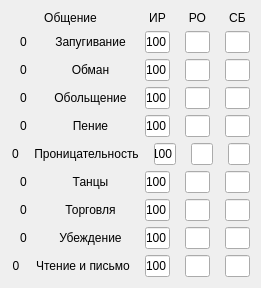
   <widget class="QWidget" name="verticalLayoutWidget_5">
    <property name="geometry">
     <rect>
      <x>540</x>
      <y>20</y>
      <width>261</width>
      <height>271</height>
     </rect>
    </property>
    <layout class="QVBoxLayout" name="verticalLayout_5">
     <item>
      <layout class="QHBoxLayout" name="horizontalLayout_31">
       <property name="spacing">
        <number>15</number>
       </property>
       <item>
        <widget class="QLabel" name="label_51">
         <property name="text">
          <string>Общение</string>
         </property>
         <property name="alignment">
          <set>Qt::AlignCenter</set>
         </property>
        </widget>
       </item>
       <item>
        <widget class="QLabel" name="label_52">
         <property name="maximumSize">
          <size>
           <width>25</width>
           <height>16777215</height>
          </size>
         </property>
         <property name="text">
          <string>ИР</string>
         </property>
         <property name="alignment">
          <set>Qt::AlignCenter</set>
         </property>
        </widget>
       </item>
       <item>
        <widget class="QLabel" name="label_53">
         <property name="maximumSize">
          <size>
           <width>25</width>
           <height>16777215</height>
          </size>
         </property>
         <property name="text">
          <string>РО</string>
         </property>
         <property name="alignment">
          <set>Qt::AlignCenter</set>
         </property>
        </widget>
       </item>
       <item>
        <widget class="QLabel" name="label_54">
         <property name="maximumSize">
          <size>
           <width>25</width>
           <height>16777215</height>
          </size>
         </property>
         <property name="text">
          <string>СБ</string>
         </property>
         <property name="alignment">
          <set>Qt::AlignCenter</set>
         </property>
        </widget>
       </item>
      </layout>
     </item>
     <item>
      <layout class="QHBoxLayout" name="horizontalLayout_32">
       <property name="spacing">
        <number>15</number>
       </property>
       <property name="leftMargin">
        <number>0</number>
       </property>
       <property name="rightMargin">
        <number>0</number>
       </property>
       <item>
        <widget class="QLabel" name="label_55">
         <property name="maximumSize">
          <size>
           <width>25</width>
           <height>16777215</height>
          </size>
         </property>
         <property name="text">
          <string>0</string>
         </property>
         <property name="alignment">
          <set>Qt::AlignCenter</set>
         </property>
        </widget>
       </item>
       <item>
        <widget class="QLabel" name="label_56">
         <property name="text">
          <string>Запугивание</string>
         </property>
         <property name="alignment">
          <set>Qt::AlignCenter</set>
         </property>
        </widget>
       </item>
       <item>
        <widget class="QLineEdit" name="lineEdit_28">
         <property name="maximumSize">
          <size>
           <width>25</width>
           <height>16777215</height>
          </size>
         </property>
         <property name="text">
          <string>100</string>
         </property>
         <property name="alignment">
          <set>Qt::AlignCenter</set>
         </property>
        </widget>
       </item>
       <item>
        <widget class="QLineEdit" name="lineEdit_29">
         <property name="maximumSize">
          <size>
           <width>25</width>
           <height>16777215</height>
          </size>
         </property>
         <property name="alignment">
          <set>Qt::AlignCenter</set>
         </property>
        </widget>
       </item>
       <item>
        <widget class="QLineEdit" name="lineEdit_30">
         <property name="maximumSize">
          <size>
           <width>25</width>
           <height>16777215</height>
          </size>
         </property>
         <property name="alignment">
          <set>Qt::AlignCenter</set>
         </property>
        </widget>
       </item>
      </layout>
     </item>
     <item>
      <layout class="QHBoxLayout" name="horizontalLayout_33">
       <property name="spacing">
        <number>15</number>
       </property>
       <property name="leftMargin">
        <number>0</number>
       </property>
       <property name="rightMargin">
        <number>0</number>
       </property>
       <item>
        <widget class="QLabel" name="label_57">
         <property name="maximumSize">
          <size>
           <width>25</width>
           <height>16777215</height>
          </size>
         </property>
         <property name="text">
          <string>0</string>
         </property>
         <property name="alignment">
          <set>Qt::AlignCenter</set>
         </property>
        </widget>
       </item>
       <item>
        <widget class="QLabel" name="label_58">
         <property name="text">
          <string>Обман</string>
         </property>
         <property name="alignment">
          <set>Qt::AlignCenter</set>
         </property>
        </widget>
       </item>
       <item>
        <widget class="QLineEdit" name="lineEdit_31">
         <property name="maximumSize">
          <size>
           <width>25</width>
           <height>16777215</height>
          </size>
         </property>
         <property name="text">
          <string>100</string>
         </property>
         <property name="alignment">
          <set>Qt::AlignCenter</set>
         </property>
        </widget>
       </item>
       <item>
        <widget class="QLineEdit" name="lineEdit_32">
         <property name="maximumSize">
          <size>
           <width>25</width>
           <height>16777215</height>
          </size>
         </property>
         <property name="alignment">
          <set>Qt::AlignCenter</set>
         </property>
        </widget>
       </item>
       <item>
        <widget class="QLineEdit" name="lineEdit_33">
         <property name="maximumSize">
          <size>
           <width>25</width>
           <height>16777215</height>
          </size>
         </property>
         <property name="alignment">
          <set>Qt::AlignCenter</set>
         </property>
        </widget>
       </item>
      </layout>
     </item>
     <item>
      <layout class="QHBoxLayout" name="horizontalLayout_34">
       <property name="spacing">
        <number>15</number>
       </property>
       <property name="leftMargin">
        <number>0</number>
       </property>
       <property name="rightMargin">
        <number>0</number>
       </property>
       <item>
        <widget class="QLabel" name="label_59">
         <property name="maximumSize">
          <size>
           <width>25</width>
           <height>16777215</height>
          </size>
         </property>
         <property name="text">
          <string>0</string>
         </property>
         <property name="alignment">
          <set>Qt::AlignCenter</set>
         </property>
        </widget>
       </item>
       <item>
        <widget class="QLabel" name="label_60">
         <property name="text">
          <string>Обольщение</string>
         </property>
         <property name="alignment">
          <set>Qt::AlignCenter</set>
         </property>
        </widget>
       </item>
       <item>
        <widget class="QLineEdit" name="lineEdit_34">
         <property name="maximumSize">
          <size>
           <width>25</width>
           <height>16777215</height>
          </size>
         </property>
         <property name="text">
          <string>100</string>
         </property>
         <property name="alignment">
          <set>Qt::AlignCenter</set>
         </property>
        </widget>
       </item>
       <item>
        <widget class="QLineEdit" name="lineEdit_35">
         <property name="maximumSize">
          <size>
           <width>25</width>
           <height>16777215</height>
          </size>
         </property>
         <property name="alignment">
          <set>Qt::AlignCenter</set>
         </property>
        </widget>
       </item>
       <item>
        <widget class="QLineEdit" name="lineEdit_36">
         <property name="maximumSize">
          <size>
           <width>25</width>
           <height>16777215</height>
          </size>
         </property>
         <property name="alignment">
          <set>Qt::AlignCenter</set>
         </property>
        </widget>
       </item>
      </layout>
     </item>
     <item>
      <layout class="QHBoxLayout" name="horizontalLayout_35">
       <property name="spacing">
        <number>15</number>
       </property>
       <property name="leftMargin">
        <number>0</number>
       </property>
       <property name="rightMargin">
        <number>0</number>
       </property>
       <item>
        <widget class="QLabel" name="label_61">
         <property name="maximumSize">
          <size>
           <width>25</width>
           <height>16777215</height>
          </size>
         </property>
         <property name="text">
          <string>0</string>
         </property>
         <property name="alignment">
          <set>Qt::AlignCenter</set>
         </property>
        </widget>
       </item>
       <item>
        <widget class="QLabel" name="label_62">
         <property name="text">
          <string>Пение</string>
         </property>
         <property name="alignment">
          <set>Qt::AlignCenter</set>
         </property>
        </widget>
       </item>
       <item>
        <widget class="QLineEdit" name="lineEdit_37">
         <property name="maximumSize">
          <size>
           <width>25</width>
           <height>16777215</height>
          </size>
         </property>
         <property name="text">
          <string>100</string>
         </property>
         <property name="alignment">
          <set>Qt::AlignCenter</set>
         </property>
        </widget>
       </item>
       <item>
        <widget class="QLineEdit" name="lineEdit_38">
         <property name="maximumSize">
          <size>
           <width>25</width>
           <height>16777215</height>
          </size>
         </property>
         <property name="alignment">
          <set>Qt::AlignCenter</set>
         </property>
        </widget>
       </item>
       <item>
        <widget class="QLineEdit" name="lineEdit_39">
         <property name="maximumSize">
          <size>
           <width>25</width>
           <height>16777215</height>
          </size>
         </property>
         <property name="alignment">
          <set>Qt::AlignCenter</set>
         </property>
        </widget>
       </item>
      </layout>
     </item>
     <item>
      <layout class="QHBoxLayout" name="horizontalLayout_36">
       <property name="spacing">
        <number>15</number>
       </property>
       <property name="leftMargin">
        <number>0</number>
       </property>
       <property name="rightMargin">
        <number>0</number>
       </property>
       <item>
        <spacer name="horizontalSpacer_18">
         <property name="orientation">
          <enum>Qt::Horizontal</enum>
         </property>
         <property name="sizeType">
          <enum>QSizePolicy::Fixed</enum>
         </property>
         <property name="sizeHint" stdset="0">
          <size>
           <width>1</width>
           <height>15</height>
          </size>
         </property>
        </spacer>
       </item>
       <item>
        <widget class="QLabel" name="label_63">
         <property name="maximumSize">
          <size>
           <width>25</width>
           <height>16777215</height>
          </size>
         </property>
         <property name="text">
          <string>0</string>
         </property>
         <property name="alignment">
          <set>Qt::AlignCenter</set>
         </property>
         <property name="margin">
          <number>0</number>
         </property>
        </widget>
       </item>
       <item>
        <widget class="QLabel" name="label_64">
         <property name="text">
          <string>Проницательность</string>
         </property>
         <property name="alignment">
          <set>Qt::AlignCenter</set>
         </property>
        </widget>
       </item>
       <item>
        <widget class="QLineEdit" name="lineEdit_40">
         <property name="maximumSize">
          <size>
           <width>25</width>
           <height>16777215</height>
          </size>
         </property>
         <property name="text">
          <string>100</string>
         </property>
         <property name="alignment">
          <set>Qt::AlignCenter</set>
         </property>
        </widget>
       </item>
       <item>
        <widget class="QLineEdit" name="lineEdit_41">
         <property name="maximumSize">
          <size>
           <width>25</width>
           <height>16777215</height>
          </size>
         </property>
         <property name="alignment">
          <set>Qt::AlignCenter</set>
         </property>
        </widget>
       </item>
       <item>
        <widget class="QLineEdit" name="lineEdit_42">
         <property name="maximumSize">
          <size>
           <width>25</width>
           <height>16777215</height>
          </size>
         </property>
         <property name="alignment">
          <set>Qt::AlignCenter</set>
         </property>
        </widget>
       </item>
      </layout>
     </item>
     <item>
      <layout class="QHBoxLayout" name="horizontalLayout_37">
       <property name="spacing">
        <number>15</number>
       </property>
       <property name="leftMargin">
        <number>0</number>
       </property>
       <property name="rightMargin">
        <number>0</number>
       </property>
       <item>
        <widget class="QLabel" name="label_65">
         <property name="maximumSize">
          <size>
           <width>25</width>
           <height>16777215</height>
          </size>
         </property>
         <property name="text">
          <string>0</string>
         </property>
         <property name="alignment">
          <set>Qt::AlignCenter</set>
         </property>
        </widget>
       </item>
       <item>
        <widget class="QLabel" name="label_66">
         <property name="text">
          <string>Танцы</string>
         </property>
         <property name="alignment">
          <set>Qt::AlignCenter</set>
         </property>
        </widget>
       </item>
       <item>
        <widget class="QLineEdit" name="lineEdit_43">
         <property name="maximumSize">
          <size>
           <width>25</width>
           <height>16777215</height>
          </size>
         </property>
         <property name="text">
          <string>100</string>
         </property>
         <property name="alignment">
          <set>Qt::AlignCenter</set>
         </property>
        </widget>
       </item>
       <item>
        <widget class="QLineEdit" name="lineEdit_44">
         <property name="maximumSize">
          <size>
           <width>25</width>
           <height>16777215</height>
          </size>
         </property>
         <property name="alignment">
          <set>Qt::AlignCenter</set>
         </property>
        </widget>
       </item>
       <item>
        <widget class="QLineEdit" name="lineEdit_45">
         <property name="maximumSize">
          <size>
           <width>25</width>
           <height>16777215</height>
          </size>
         </property>
         <property name="alignment">
          <set>Qt::AlignCenter</set>
         </property>
        </widget>
       </item>
      </layout>
     </item>
     <item>
      <layout class="QHBoxLayout" name="horizontalLayout_38">
       <property name="spacing">
        <number>15</number>
       </property>
       <property name="leftMargin">
        <number>0</number>
       </property>
       <property name="rightMargin">
        <number>0</number>
       </property>
       <item>
        <widget class="QLabel" name="label_67">
         <property name="maximumSize">
          <size>
           <width>25</width>
           <height>16777215</height>
          </size>
         </property>
         <property name="text">
          <string>0</string>
         </property>
         <property name="alignment">
          <set>Qt::AlignCenter</set>
         </property>
        </widget>
       </item>
       <item>
        <widget class="QLabel" name="label_68">
         <property name="text">
          <string>Торговля</string>
         </property>
         <property name="alignment">
          <set>Qt::AlignCenter</set>
         </property>
        </widget>
       </item>
       <item>
        <widget class="QLineEdit" name="lineEdit_46">
         <property name="maximumSize">
          <size>
           <width>25</width>
           <height>16777215</height>
          </size>
         </property>
         <property name="text">
          <string>100</string>
         </property>
         <property name="alignment">
          <set>Qt::AlignCenter</set>
         </property>
        </widget>
       </item>
       <item>
        <widget class="QLineEdit" name="lineEdit_47">
         <property name="maximumSize">
          <size>
           <width>25</width>
           <height>16777215</height>
          </size>
         </property>
         <property name="alignment">
          <set>Qt::AlignCenter</set>
         </property>
        </widget>
       </item>
       <item>
        <widget class="QLineEdit" name="lineEdit_48">
         <property name="maximumSize">
          <size>
           <width>25</width>
           <height>16777215</height>
          </size>
         </property>
         <property name="alignment">
          <set>Qt::AlignCenter</set>
         </property>
        </widget>
       </item>
      </layout>
     </item>
     <item>
      <layout class="QHBoxLayout" name="horizontalLayout_39">
       <property name="spacing">
        <number>15</number>
       </property>
       <property name="leftMargin">
        <number>0</number>
       </property>
       <property name="rightMargin">
        <number>0</number>
       </property>
       <item>
        <widget class="QLabel" name="label_69">
         <property name="maximumSize">
          <size>
           <width>25</width>
           <height>16777215</height>
          </size>
         </property>
         <property name="text">
          <string>0</string>
         </property>
         <property name="alignment">
          <set>Qt::AlignCenter</set>
         </property>
        </widget>
       </item>
       <item>
        <widget class="QLabel" name="label_70">
         <property name="text">
          <string>Убеждение</string>
         </property>
         <property name="alignment">
          <set>Qt::AlignCenter</set>
         </property>
        </widget>
       </item>
       <item>
        <widget class="QLineEdit" name="lineEdit_49">
         <property name="maximumSize">
          <size>
           <width>25</width>
           <height>16777215</height>
          </size>
         </property>
         <property name="text">
          <string>100</string>
         </property>
         <property name="alignment">
          <set>Qt::AlignCenter</set>
         </property>
        </widget>
       </item>
       <item>
        <widget class="QLineEdit" name="lineEdit_50">
         <property name="maximumSize">
          <size>
           <width>25</width>
           <height>16777215</height>
          </size>
         </property>
         <property name="alignment">
          <set>Qt::AlignCenter</set>
         </property>
        </widget>
       </item>
       <item>
        <widget class="QLineEdit" name="lineEdit_51">
         <property name="maximumSize">
          <size>
           <width>25</width>
           <height>16777215</height>
          </size>
         </property>
         <property name="alignment">
          <set>Qt::AlignCenter</set>
         </property>
        </widget>
       </item>
      </layout>
     </item>
     <item>
      <layout class="QHBoxLayout" name="horizontalLayout_40">
       <property name="spacing">
        <number>15</number>
       </property>
       <property name="leftMargin">
        <number>0</number>
       </property>
       <property name="rightMargin">
        <number>0</number>
       </property>
       <item>
        <widget class="QLabel" name="label_71">
         <property name="maximumSize">
          <size>
           <width>25</width>
           <height>16777215</height>
          </size>
         </property>
         <property name="text">
          <string>0</string>
         </property>
         <property name="alignment">
          <set>Qt::AlignCenter</set>
         </property>
        </widget>
       </item>
       <item>
        <widget class="QLabel" name="label_72">
         <property name="cursor">
          <cursorShape>ArrowCursor</cursorShape>
         </property>
         <property name="text">
          <string>Чтение и письмо</string>
         </property>
         <property name="alignment">
          <set>Qt::AlignCenter</set>
         </property>
        </widget>
       </item>
       <item>
        <widget class="QLineEdit" name="lineEdit_52">
         <property name="maximumSize">
          <size>
           <width>25</width>
           <height>16777215</height>
          </size>
         </property>
         <property name="text">
          <string>100</string>
         </property>
         <property name="alignment">
          <set>Qt::AlignCenter</set>
         </property>
        </widget>
       </item>
       <item>
        <widget class="QLineEdit" name="lineEdit_53">
         <property name="maximumSize">
          <size>
           <width>25</width>
           <height>16777215</height>
          </size>
         </property>
         <property name="alignment">
          <set>Qt::AlignCenter</set>
         </property>
        </widget>
       </item>
       <item>
        <widget class="QLineEdit" name="lineEdit_54">
         <property name="maximumSize">
          <size>
           <width>25</width>
           <height>16777215</height>
          </size>
         </property>
         <property name="alignment">
          <set>Qt::AlignCenter</set>
         </property>
        </widget>
       </item>
      </layout>
     </item>
    </layout>
   </widget>
